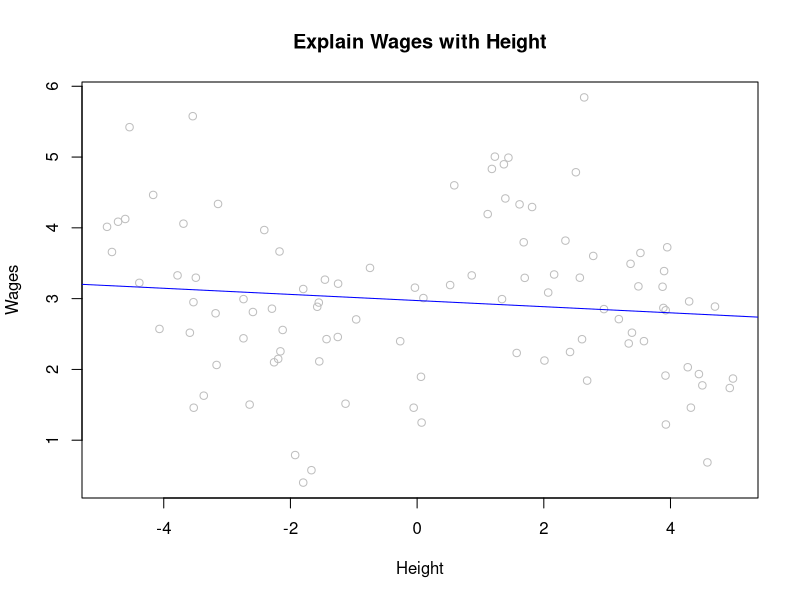
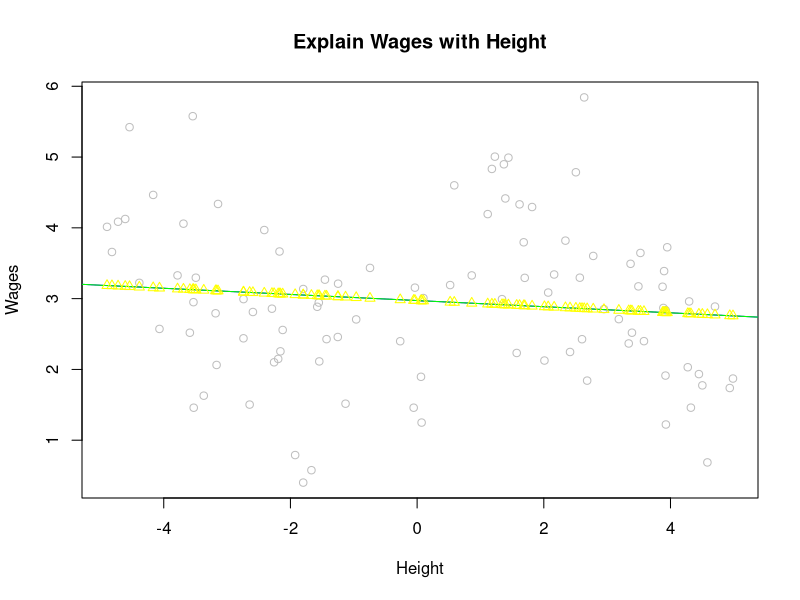
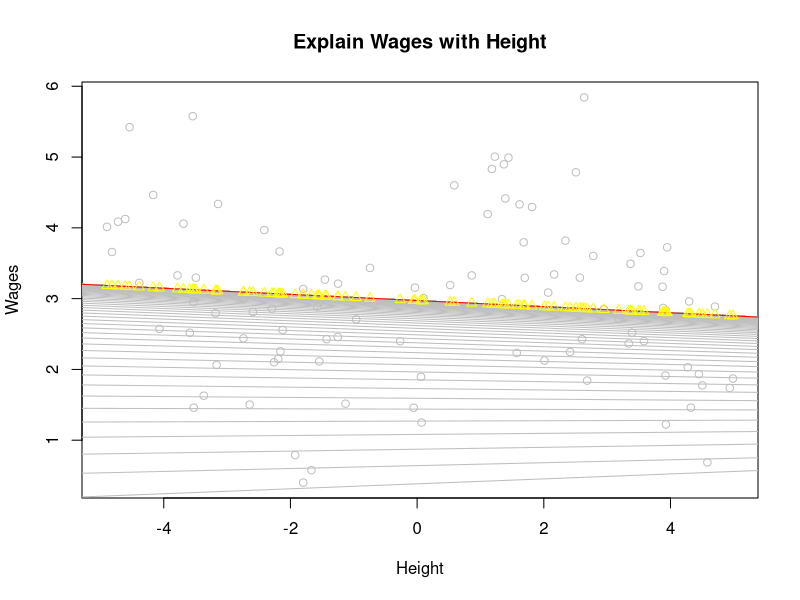
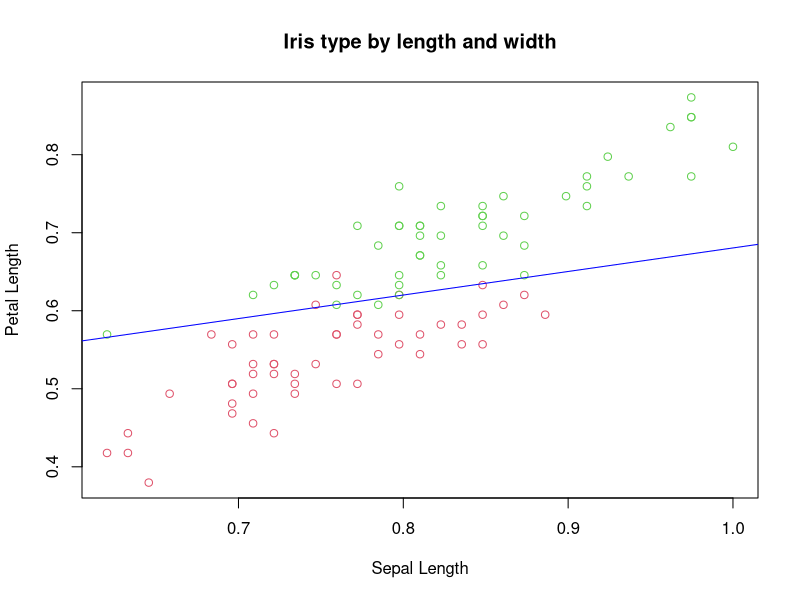
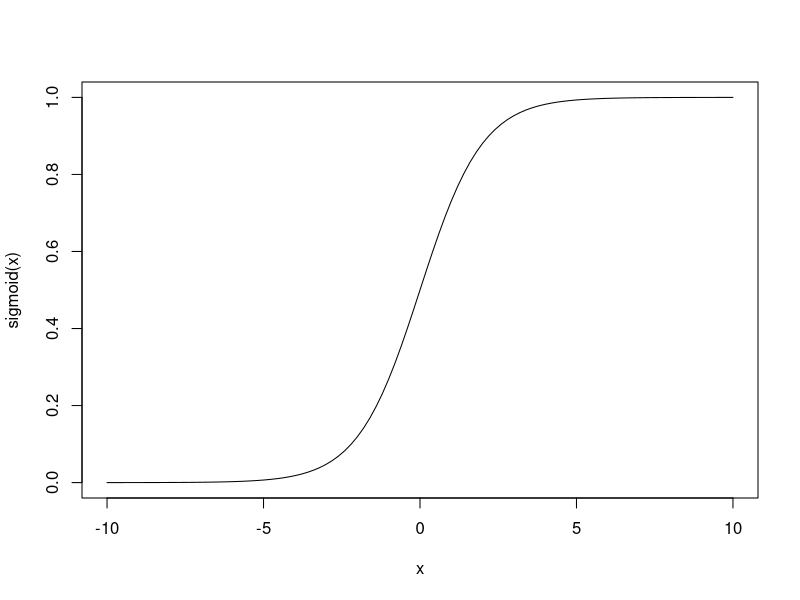
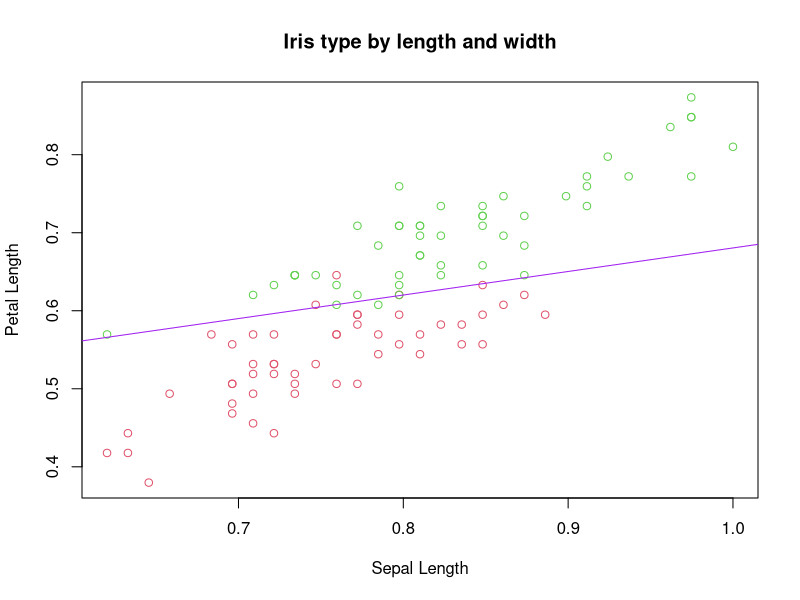

Here is the R script that generated these plots, in order:

###########LINEAR REGRESSION
# Random data in which y is a noisy function of x
X <- runif(100, -5, 5)
y <- sin(X) + rnorm(100) + 3
# Fit a model (regress weight on height)
fit <- lm(y ~ X)
print(fit)

# beta-hat
fit_params <- fit$coefficients

# Plot
plot(x=X, y=y, cex = 1, col = "grey",
     main = "Explain Wages with Height", xlab = "Height", ylab = "Wages")

# Draw the regression line (intercept, slope)
abline(a=fit_params[[1]], b=fit_params[[2]], col="blue")

# Matrix of predictors (we only have one in this example)
X_mat <- as.matrix(X)
# Add column of 1s for intercept coefficient
intcpt <- rep(1, length(y))

# Combine predictors with intercept
X_mat <- cbind(intcpt, X_mat)

# OLS (closed-form solution)
beta_hat <- solve(t(X_mat) %*% X_mat) %*% t(X_mat) %*% y
print(beta_hat)


# Plot
plot(x=X, y=y, cex = 1, col = "grey",
     main = "Explain Wages with Height", xlab = "Height", ylab = "Wages")

# Draw the previous regression line
abline(a=fit_params[[1]], b=fit_params[[2]], col="blue")
# Current regression line
abline(a=beta_hat[[1]], b=beta_hat[[2]], col="green")

# To get y-hat:
y_hat <- X_mat %*% beta_hat
points(x=X, y=y_hat, pch = 2, col='yellow')

gradient_descent <- function(X, y, lr, epochs)
{
  X_mat <- cbind(1, X)
  # Initialise beta_hat matrix
  beta_hat <- matrix(0.1, nrow=ncol(X_mat))
  for (j in 1:epochs)
  {
    residual <- (X_mat %*% beta_hat) - y
    delta <- (t(X_mat) %*% residual) * (1/nrow(X_mat))
    beta_hat <- beta_hat - (lr*delta)
    # Draw the regression line each epoch
    abline(a=beta_hat[[1]], b=beta_hat[[2]], col="grey")
  }
  # Return 
  beta_hat
}

# Plot
plot(x=X, y=y, cex = 1, col = "grey",
     main = "Explain Wages with Height", xlab = "Height", ylab = "Wages")

beta_hat <- gradient_descent(X, y, 0.1, 200)
print(beta_hat)

# Draw the regression line
abline(a=beta_hat[[1]], b=beta_hat[[2]], col="red")

# To get y-hat:
y_hat <- X_mat %*% beta_hat
points(x=X, y=y_hat, pch = 2, col='yellow')


#############LOGISTIC REGRESSION
# Two possible outcomes -> binomial
data_df <- as.data.frame(iris)
idx <- data_df$Species %in% c("virginica", "versicolor")
data_df <- data_df[idx,]
y <- ifelse(data_df$Species=="virginica", 1, 0)

# For faster convergence let's rescale X
# So that we can plot this consider only 2 variables
X <- data_df[c(1,3)]
X <- as.matrix(X/max(X))

# Resulting data-set
head(X)
head(y)

# Fit model
model <- glm(y ~ X, family=binomial(link='logit'))

# Params
print(coef(model))
# Coefficients:
# (Intercept) XSepal.Length XPetal.Length 
# -39.83851     -31.73243     105.16992 
#summary(model)

# Visualise the decision boundary
intcp <- coef(model)[1]/-(coef(model)[3])
slope <- coef(model)[2]/-(coef(model)[3])

# Our points
plot(x=X[,1], y=X[,2], cex = 1, col=data_df$Species,
     main = "Iris type by length and width", 
     xlab = "Sepal Length", ylab = "Petal Length")

# Decision boundary
abline(intcp , slope, col='blue')

logLik(model)  # Log-likelihood

# Calculate log-likelihood ourself
log_likelihood <- function(X_mat, y, beta_hat)
{
  scores <- X_mat %*% beta_hat
  # Need to broadcast (y %*% scores)
  ll <- (y * scores) - log(1+exp(scores))
  sum(ll)
}

log_likelihood(cbind(1, X), y, coef(model))

# Calculate activation function (sigmoid for logit)
sigmoid <- function(z){1.0/(1.0+exp(-z))}

logistic_reg <- function(X, y, epochs, lr)
{
  X_mat <- cbind(1, X)
  beta_hat <- matrix(1, nrow=ncol(X_mat))
  for (j in 1:epochs)
  {
    residual <- sigmoid(X_mat %*% beta_hat) - y
    # Update weights with gradient descent
    delta <- t(X_mat) %*% as.matrix(residual, ncol=nrow(X_mat)) *  (1/nrow(X_mat))
    beta_hat <- beta_hat - (lr*delta)
  }
  # Print log-likliehood
  print(log_likelihood(X_mat, y, beta_hat))
  # Return
  beta_hat
}
curve(sigmoid, -10, 10)

# Takes a while to converge with GD!
beta_hat <- logistic_reg(X, y, 300000, 5)
print(beta_hat)

# Intercept    -39.83848
# Sepal.Length -31.73240
# Petal.Length 105.16983

# Visualise the decision boundary
plot(x=X[,1], y=X[,2], cex = 1, col=data_df$Species,
     main = "Iris type by length and width", 
     xlab = "Sepal Length", ylab = "Petal Length")

# Visualise the decision boundary
intcp <- beta_hat[1]/-(beta_hat[3])
slope <- beta_hat[2]/-(beta_hat[3])

abline(intcp , slope, col='purple')

